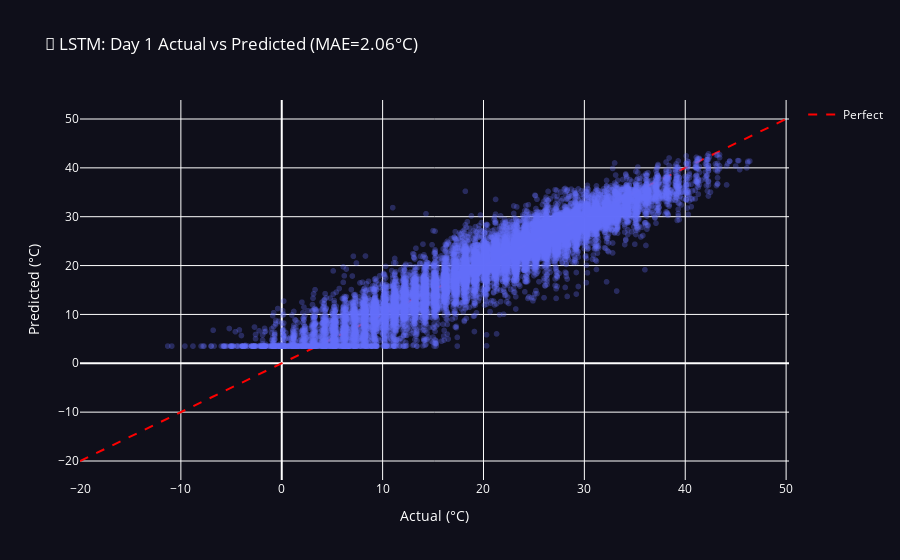

This figure's notebook cell:
### Code cell
# Actual vs Predicted scatter (Day 1)
fig = px.scatter(x=y_true[:, 0], y=y_pred[:, 0], opacity=0.3,
                 labels={'x': 'Actual (°C)', 'y': 'Predicted (°C)'},
                 title=f'🎯 LSTM: Day 1 Actual vs Predicted (MAE={mean_absolute_error(y_true[:, 0], y_pred[:, 0]):.2f}°C)')
fig.add_trace(go.Scatter(x=[-20, 50], y=[-20, 50], mode='lines', name='Perfect',
                         line=dict(color='red', dash='dash')))
fig.update_layout(paper_bgcolor='#0f0f1a', plot_bgcolor='#0f0f1a', font_color='white')
fig.show()

### Figure 1 — Plotly figure (JSON) as saved in the notebook; plotly's stock layout.template omitted (floating-point values rounded to 4 significant figures; data arrays with more than 128 entries replaced by an {"elided": "..."} marker saying what was removed)
{"data": [{"hovertemplate": "Actual (°C)=%{x}<br>Predicted (°C)=%{y}<extra></extra>", "legendgroup": "", "marker": {"color": "#636efa", "opacity": 0.3, "symbol": "circle"}, "mode": "markers", "name": "", "showlegend": false, "type": "scattergl", "x": {"elided": "19192 float values"}, "xaxis": "x", "y": {"elided": "19192 float values"}, "yaxis": "y"}, {"line": {"color": "red", "dash": "dash"}, "mode": "lines", "name": "Perfect", "type": "scatter", "x": [-20, 50], "y": [-20, 50]}], "layout": {"font": {"color": "white"}, "legend": {"tracegroupgap": 0}, "paper_bgcolor": "#0f0f1a", "plot_bgcolor": "#0f0f1a", "title": {"text": "🎯 LSTM: Day 1 Actual vs Predicted (MAE=2.06°C)"}, "xaxis": {"anchor": "y", "domain": [0, 1], "title": {"text": "Actual (°C)"}}, "yaxis": {"anchor": "x", "domain": [0, 1], "title": {"text": "Predicted (°C)"}}}}
